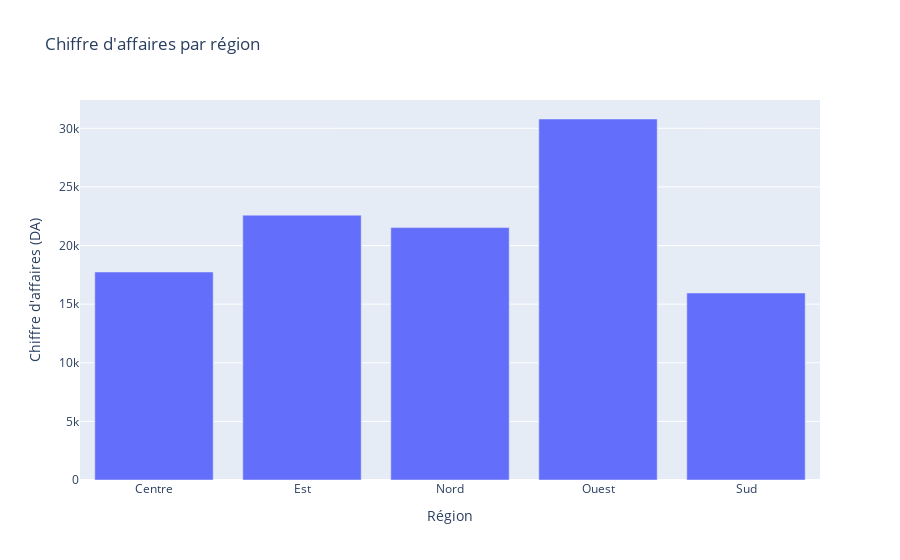

Notebook cell for this chart:
### Code cell
#Chiffre d’affaires par région
fig = px.bar(ca_par_region, x='Région', y='Chiffre_affaires',
             title="Chiffre d'affaires par région",
             labels={'Chiffre_affaires': 'Chiffre d\'affaires (DA)'})
fig.show()

### Figure 1 — Plotly figure (JSON) as saved in the notebook; plotly's stock layout.template omitted (floating-point values rounded to 4 significant figures)
{"data": [{"alignmentgroup": "True", "hovertemplate": "Région=%{x}<br>Chiffre d'affaires (DA)=%{y}<extra></extra>", "legendgroup": "", "marker": {"color": "#636efa", "pattern": {"shape": ""}}, "name": "", "offsetgroup": "", "orientation": "v", "showlegend": false, "textposition": "auto", "type": "bar", "x": ["Centre", "Est", "Nord", "Ouest", "Sud"], "xaxis": "x", "y": [17740.0, 22590.0, 21530.0, 30790.0, 15950.0], "yaxis": "y"}], "layout": {"autosize": true, "barmode": "relative", "legend": {"tracegroupgap": 0}, "title": {"text": "Chiffre d'affaires par région"}, "xaxis": {"anchor": "y", "autorange": true, "domain": [0, 1], "range": [-0.5, 4.5], "title": {"text": "Région"}, "type": "category"}, "yaxis": {"anchor": "x", "autorange": true, "domain": [0, 1], "range": [0, 32410.0], "title": {"text": "Chiffre d'affaires (DA)"}, "type": "linear"}}}
